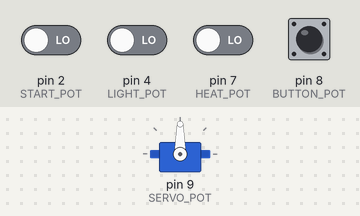
Bench run of a sketch on a simulated Arduino Uno, built with avr-gcc and run on an emulated ATmega328P. On the bench: servo. The inputs (shaded band) are chosen by the test bench; at power-on: pin 2 (START_POT), pin 4 (LIGHT_POT), pin 7 (HEAT_POT), pin 8 (BUTTON_POT) LOW. EEPROM starts erased.

Above: at 1.2 s.
1.3 s: pin 8 (BUTTON_POT) pulled HIGH for 1 s
At 1.97 s:
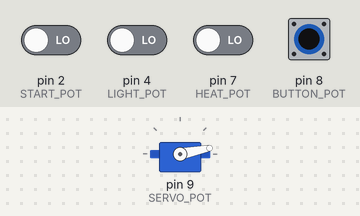
3.8 s: pin 2 (START_POT) driven HIGH and pin 8 (BUTTON_POT) driven HIGH
6.8 s: pin 8 (BUTTON_POT) driven LOW
At 7.4 s:
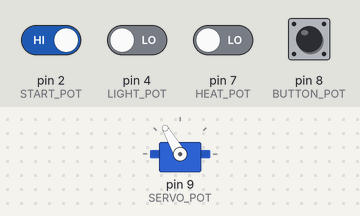
8.3 s: pin 8 (BUTTON_POT) driven HIGH
At 11.8 s:
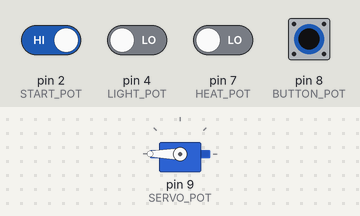
Timing chart, 0 to 42.8 s (numbered marks = the images above; inputs shaded):
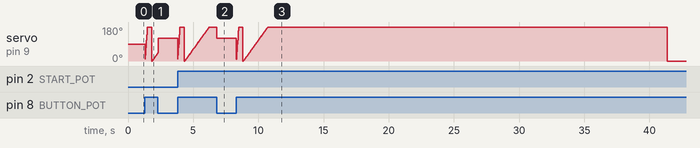

The sketch:

BradProgram.log.ino
```cpp
#include <Servo.h>
#include <EEPROM.h>

int address = 0;
Servo servo;

const int START_POT = 2;
const int LIGHT_POT = 4;
const int HEAT_POT = 7;
const int BUTTON_POT = 8;
const int SERVO_POT = 9;

int startVal;
int lightVal;
int heatVal;
int buttonVal;
int heading;
int goTo;

enum Selector{
  START, LIGHTS, HEAT
};

enum Button{
  GO, HOLD
};

enum Location{
  OFF = 0, ON = 120, LIGHT = 45, HEATS = 90, CHANGING = -1
};

Selector action;
Button opperation;

void checkPositions(){
  startVal = digitalRead(START_POT);
  lightVal = digitalRead(LIGHT_POT);
  heatVal = digitalRead(HEAT_POT);
  if(startVal == 1){
    action = START;
  }else if(lightVal == 1){
    action = LIGHTS;
  }else if(heatVal == 1){
    action = HEAT;
  }
}

void checkButton(){
  buttonVal = digitalRead(BUTTON_POT);
  delay(1);
  if(buttonVal == 1){
    opperation = GO;
  }else{
    opperation = HOLD;
  }
}

void startLoop(){
  delay(10);
  goTo += 10;
  runMotor(CHANGING, goTo);
  buttonVal = digitalRead(BUTTON_POT);
  if(buttonVal == 1){
    return startLoop();
  }else if(buttonVal == 0 && goTo > 130){
    runMotor(CHANGING, (goTo - 30));
    goTo = 0;
  }
}

void runMotor(int place, int _heading){
  if(_heading == ON){
    startLoop();
  }
  servo.write(_heading);
  heading = _heading;
  EEPROM.write(address, heading);
  if(place != CHANGING){
    delay(1200);
  }
}

void exicute(){
  if(heading == OFF && action == START && opperation == GO){
    runMotor(heading, ON);
  }else if(heading == ON && action == START && opperation == GO){
    runMotor(heading, OFF);
  }else if(heading == OFF && action == LIGHTS && opperation == GO){
    runMotor(heading, LIGHT);
  }else if(heading == ON && action == LIGHTS && opperation == GO){
    runMotor(heading, LIGHT);
  }else if(heading == ON && action == LIGHTS && opperation == GO){
    runMotor(heading, LIGHT);
  }else if(heading == LIGHT && action == LIGHTS && opperation == GO){
    runMotor(heading, OFF);
  }else if(heading == LIGHT && action == START && opperation == GO){
    runMotor(heading, ON);
  }else if(heading == LIGHT && action == HEAT && opperation == GO){
    runMotor(heading, HEATS);
  }else if(heading == OFF && action == HEAT && opperation == GO){
    runMotor(heading, HEATS);
  }else if(heading == HEATS && action == HEAT && opperation == GO){
    runMotor(heading, OFF);
  }else if(heading == HEATS && action == START && opperation == GO){
    runMotor(heading, ON);
  }else if(heading == ON && action == HEAT && opperation == GO){
    runMotor(heading, HEATS);
  }else if(heading = HEATS && action == LIGHTS && opperation == GO){
    runMotor(heading, LIGHTS);
  }
}

void setup(){
  pinMode(START_POT, INPUT);
  pinMode(LIGHT_POT, INPUT);
  pinMode(HEAT_POT, INPUT);
  pinMode(BUTTON_POT, INPUT);
  heading = 0;
  goTo = 0;
  servo.attach(SERVO_POT);
  heading = EEPROM.read(address);
}

void loop(){
  checkPositions();
  checkButton();
  exicute();
}
```

Measured:
- after the input at 6.8 s, servo on pin 9 (SERVO_POT): 180° → 120° at once
